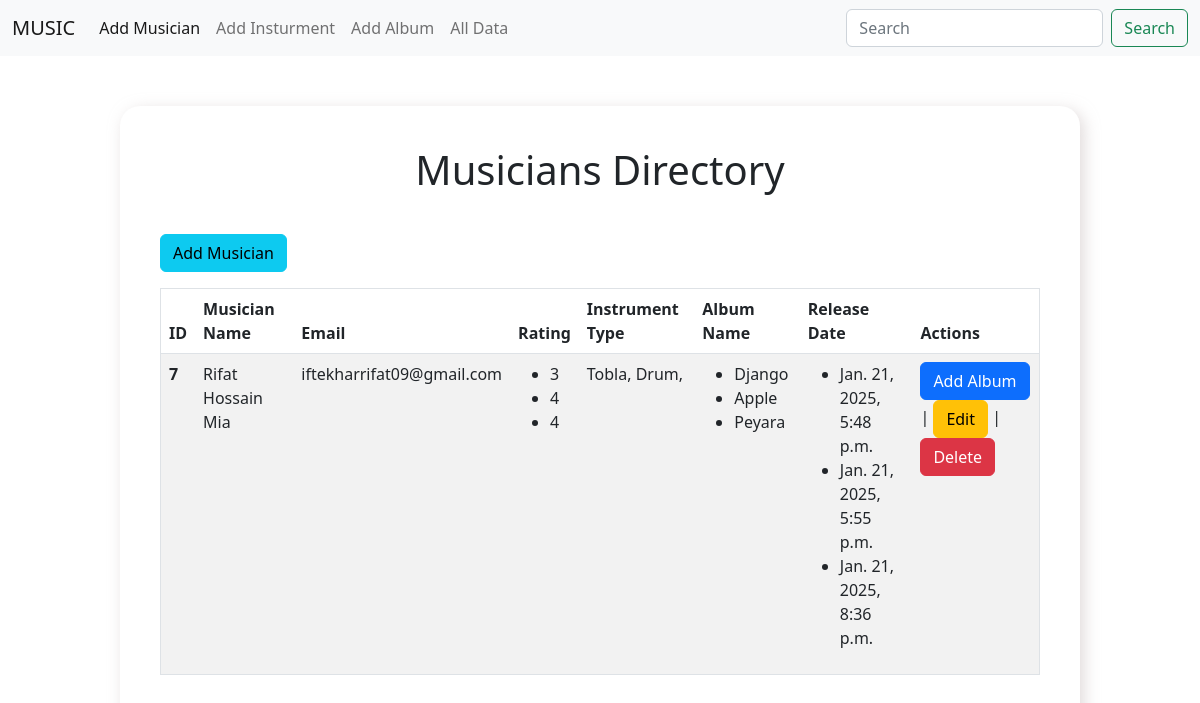
Screenshot of /musician/alldata/ with the database file from the repository.
### musician/models.py (models this page shows, shortened)
class Musician(models.Model):
    first_name = models.CharField(max_length=50)
    last_name = models.CharField(max_length=50)
    email = models.EmailField( unique=True)
    phone_number = models.CharField(max_length=11)
    music_type = models.CharField(max_length=30, default='Classical')
    instrument_type = models.ManyToManyField(Instruments)

class Instruments(models.Model):
    instrument_name = models.CharField(max_length=20,  unique=True)
    def __str__(self):
        return self.instrument_name

### album/models.py (models this page shows, shortened)
class Album(models.Model):
    album_name = models.CharField(max_length=50, unique=True)
    musician_name = models.ForeignKey(Musician, on_delete=models.CASCADE, related_name="albums")
    release_date = models.DateTimeField(default=timezone.now)
    RATING_CHOICES = [
        (1, '1'),
        (2, '2'),
        (3, '3'),
        (4, '4'),
        (5, '5'),
    ]
    rating = models.IntegerField(choices=RATING_CHOICES, default=3)

### musician/views.py (the view)
# urls.py: path('alldata/', views.showingData, name='alldata'),
def showingData(request):
    musicians = models.Musician.objects.all()
    return render(request, 'showdata.html', {'musicians': musicians})

### musician/templates/showdata.html
{% extends 'base.html' %}
{% load crispy_forms_tags %}
{% block content %}
    <div class="datatable">
    <h1>Musicians Directory</h1>
    <a  class="btn btn-info mb-3" href="{% url 'add_musician' %}">Add Musician</a>
    <table border=1 class="table table-striped">
        <thead>
            <tr>
                <th>ID</th>
                <th>Musician Name</th>
                <th>Email</th>
                <th>Rating</th>
                <th>Instrument Type</th>
                <th>Album Name</th>
                <th>Release Date</th>
                <th>Actions</th>
            </tr>
        </thead>
        {% for musician in musicians %}
        <tr>
            <th>{{ musician.id }}</th>
            <td>{{ musician.first_name }} {{ musician.last_name }}</td>
            <td>{{ musician.email }}</td>
            <td>
                <ul>
                    {% for album in musician.albums.all %}
                        <li>{{ album.rating }}</li>
                    {% endfor %}
                </ul>
            </td>
            <td>
                {% for instrument in musician.instrument_type.all %}
                    {{instrument}},
                {% endfor %}
            </td>
            <td><ul>
                {% for album in musician.albums.all %}
                    <li>{{ album.album_name }}</li>
                {% endfor %}
            </ul>
            </td>
            <td>
                <ul>
                {% for album in musician.albums.all %}
                    <li>{{ album.release_date }}</li>
                {% endfor %}
            </ul>
            </td>
            <td>
                <a class="btn btn-primary" href="{% url 'add_album'%}">Add Album</a> |
                <a class="btn btn-warning" href="{% url 'editmusician' musician.id %}">Edit</a> |
                <a class="btn btn-danger" href="{% url 'deletemusician' musician.id %}">Delete</a>
            </td>
        </tr>
        {% endfor %}
    </table>
</div>
{% endblock  %}

### templates/base.html (shortened to what this page needs)
<!doctype html>
<html lang="en">
  <head>
    <link href="https://cdn.jsdelivr.net/npm/bootstrap@5.2.3/dist/css/bootstrap.min.css" rel="stylesheet">
  </head>
  <body>
    <nav class="navbar navbar-expand-lg bg-light">
        <div class="container-fluid">
          <a class="navbar-brand" href="{% url 'home' %}">MUSIC</a>
          <div class="collapse navbar-collapse" id="navbarTogglerDemo03">
            <ul class="navbar-nav me-auto mb-2 mb-lg-0">
              <li class="nav-item">
                <a class="nav-link active" aria-current="page" href="{% url 'add_musician' %}">Add Musician</a>
              </li>
              <li class="nav-item">
                <a class="nav-link" href="{% url 'add_instrument' %}">Add Insturment</a>
              </li>
              <li class="nav-item">
                <a class="nav-link"
                href="{% url 'add_album' %}">Add Album</a>
              </li>
              <li class="nav-item">
                <a class="nav-link"
                href="{% url 'alldata' %}">All Data</a>
              </li>
            </ul>
            <form class="d-flex" role="search">
              <input class="form-control me-2" type="search" placeholder="Search" aria-label="Search">
              <button class="btn btn-outline-success" type="submit">Search</button>
            </form>
          </div>
        </div>
      </nav>
      {% block content %}
      {% endblock %}
  </body>
</html>

### templates/base.html (style rules this page uses)
.datatable { width: 80%; margin: auto; margin-top: 50px; padding: 40px; border-radius: 20px; box-shadow: 4px 4px 15px rgba(195, 183, 183, 0.5); border-collapse: collapse; }
.datatable h1 { text-align: center; margin-bottom: 40px; }

### rows the page displays
Musician: id "7", first_name "Rifat", last_name "Hossain Mia", email "iftekharrifat09@gmail.com"
Album: rating "3", album_name "Django", release_date "Jan. 21, 2025, 5:48 p.m."
Album: rating "4", album_name "Apple", release_date "Jan. 21, 2025, 5:55 p.m."
Album: rating "4", album_name "Peyara", release_date "Jan. 21, 2025, 8:36 p.m."
Instruments: instrument_name "Tobla"
Instruments: instrument_name "Drum"
